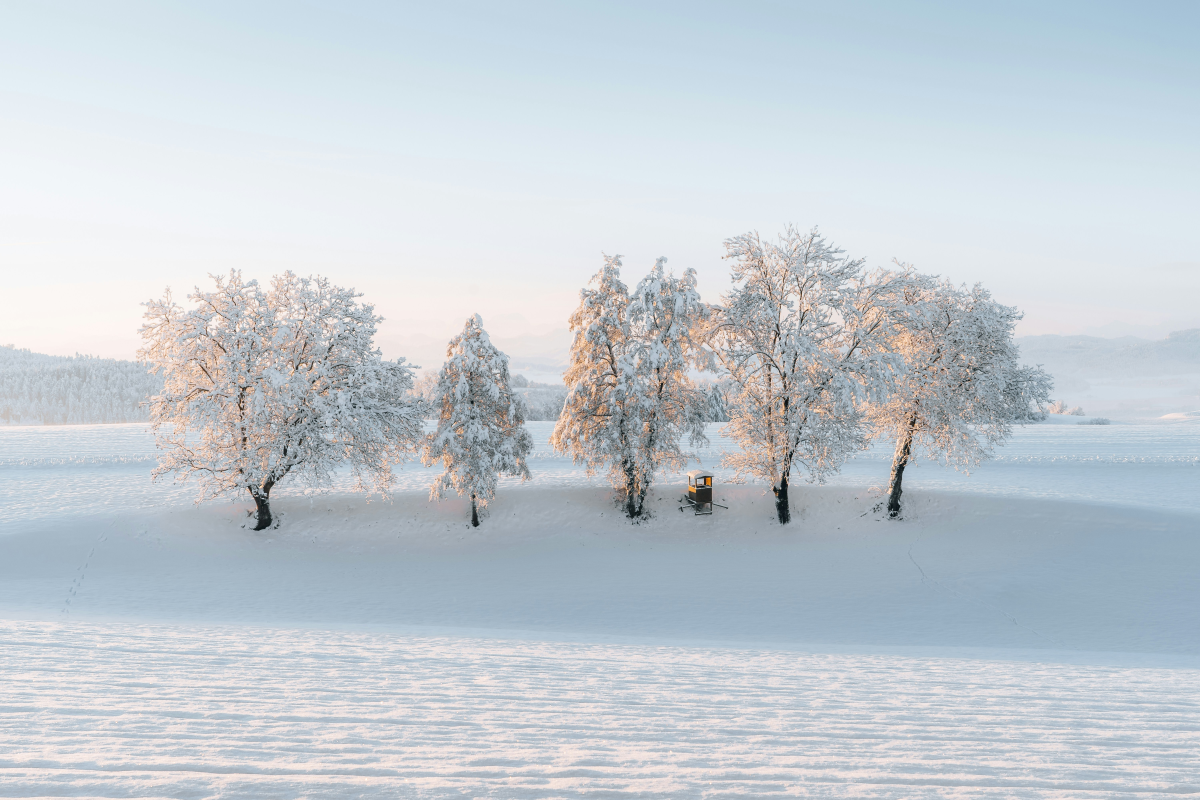
#> input picture Computer vision/images/1.jpg, 6000 x 4000 px, found by its file name (shown at 1/5 size)
$ python CW-lesson-4.py
#> lines starting #> are read from the running program, lines starting #| are printed output that depends on the picture
import cv2
import numpy as np

img = cv2.imread('images/1.jpg', cv2.IMREAD_GRAYSCALE)
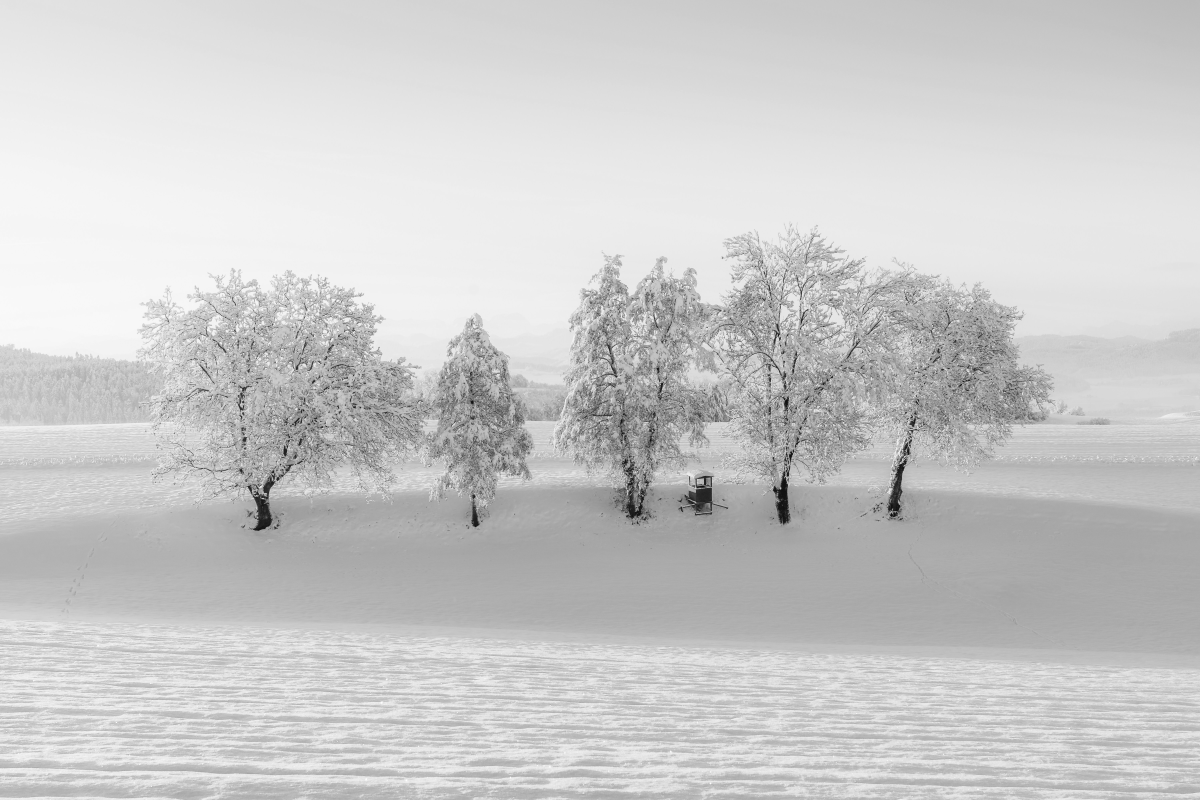
#> img: shape (4000, 6000) (shown at 1/5 size); min 4, max 255, mean 202.7

scale = 6
img = cv2.resize(img, (img.shape[1] // scale, img.shape[0] // scale))
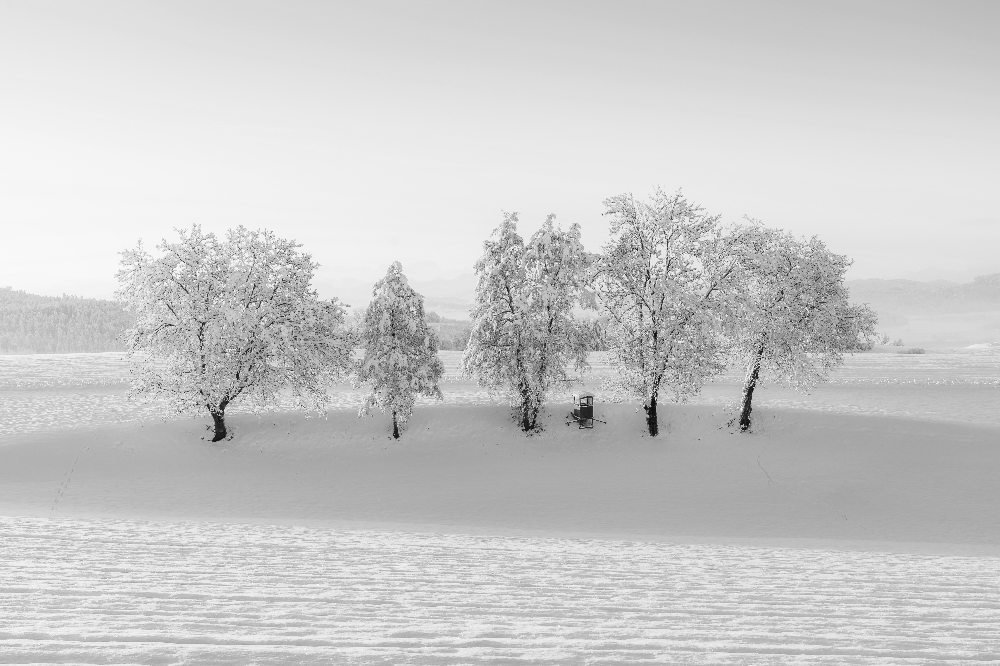
#> img: shape (666, 1000); min 14, max 255, mean 202.6

img_copy = img.copy()

#> (the run stopped early here; a loop or call above may not have finished)
